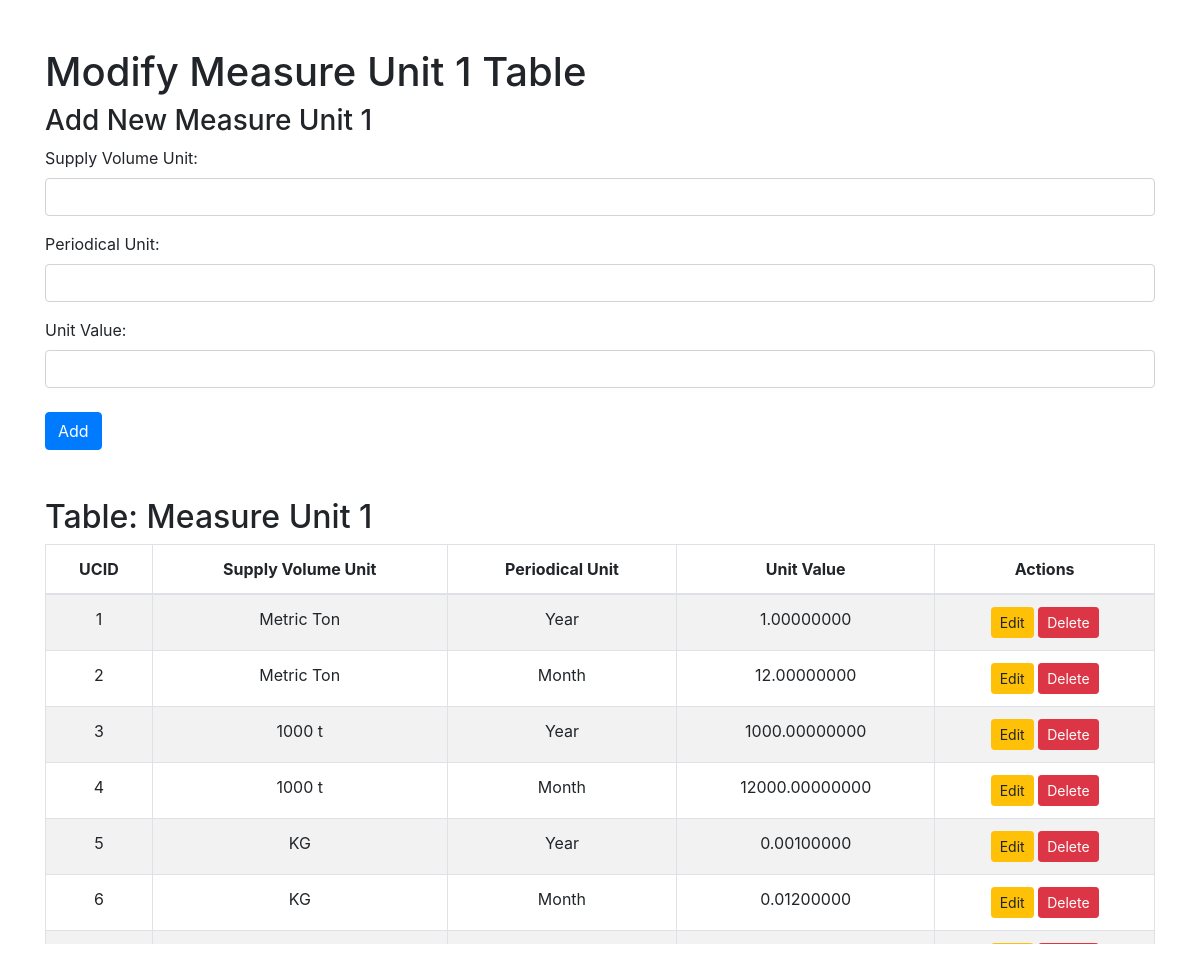
Page /input_tables/input_measure_unit1.php on the committed database.
### tables this page shows
CREATE TABLE `measureunit1` (
  `UCID` int(11) NOT NULL,
  `SupplyVolumeUnit` varchar(50) NOT NULL,
  `PeriodicalUnit` varchar(50) NOT NULL,
  `UnitValue` decimal(30,8) NOT NULL
);

### input_tables/input_measure_unit1.php (the view, shortened to what this page needs)
<?php
include('../db_connect.php');
?>
<!DOCTYPE html>
<html>
<head>
    <link href="https://cdnjs.cloudflare.com/ajax/libs/bootstrap/4.6.2/css/bootstrap.min.css" rel="stylesheet">
</head>
<body>
    <div class="container mt-5">
        <h1>Modify Measure Unit 1 Table</h1>
        <h3>Add New Measure Unit 1</h3>
        <form method="post" action="input_measure_unit1.php" class="mb-4">
            <div class="form-group">
                <label for="supplyVolumeUnit">Supply Volume Unit:</label>
                <input type="text" id="supplyVolumeUnit" name="supplyVolumeUnit" class="form-control" required>
            </div>
            <div class="form-group">
                <label for="periodicalUnit">Periodical Unit:</label>
                <input type="text" id="periodicalUnit" name="periodicalUnit" class="form-control" required>
            </div>
            <div class="form-group">
                <label for="unitValue">Unit Value:</label>
                <input type="number" step="0.00000001" id="unitValue" name="unitValue" class="form-control" required>
            </div>
            <button type="submit" class="btn btn-primary mt-2">Add</button>
        </form>
        <h2>Table: Measure Unit 1</h2>
        <div class="table-responsive">
            <table class="table table-bordered table-striped">
                <thead>
                    <tr>
                        <th>UCID</th>
                        <th>Supply Volume Unit</th>
                        <th>Periodical Unit</th>
                        <th>Unit Value</th>
                        <th>Actions</th>
                    </tr>
                </thead>
                <tbody>
                    <?php
                    $result = $conn->query("SELECT * FROM measureunit1 ORDER BY UCID");
                    while ($row = $result->fetch_assoc()) {
                        echo "<tr>";
                        echo "<td>" . htmlspecialchars($row['UCID']) . "</td>";
                        echo "<td>" . htmlspecialchars($row['SupplyVolumeUnit']) . "</td>";
                        echo "<td>" . htmlspecialchars($row['PeriodicalUnit']) . "</td>";
                        echo "<td>" . htmlspecialchars($row['UnitValue']) . "</td>";
                        echo "<td>";
                        echo "<a href='?action=edit&id=" . $row['UCID'] . "' class='btn btn-warning btn-sm'>Edit</a> ";
                        echo "<a href='?action=delete&id=" . $row['UCID'] . "' class='btn btn-danger btn-sm' onclick=\"return confirm('Are you sure you want to delete this record?');\">Delete</a>";
                        echo "</td>";
                        echo "</tr>";
                    }
                    ?>
                </tbody>
            </table>
        </div>
    </div>
</body>
</html>

### input_tables/input_measure_unit1.php (style rules this page uses)
table th, table td { text-align: center; vertical-align: middle; }
.table-responsive { max-height: 400px; overflow-y: auto; }
.table thead th { position: sticky; top: 0; background-color: #fff; z-index: 1; }

### rows in the picture
measureunit1: UCID "1", SupplyVolumeUnit "Metric Ton", PeriodicalUnit "Year", UnitValue "1.00000000"
measureunit1: UCID "2", SupplyVolumeUnit "Metric Ton", PeriodicalUnit "Month", UnitValue "12.00000000"
measureunit1: UCID "3", SupplyVolumeUnit "1000 t", PeriodicalUnit "Year", UnitValue "1000.00000000"
measureunit1: UCID "4", SupplyVolumeUnit "1000 t", PeriodicalUnit "Month", UnitValue "12000.00000000"
measureunit1: UCID "5", SupplyVolumeUnit "KG", PeriodicalUnit "Year", UnitValue "0.00100000"
measureunit1: UCID "6", SupplyVolumeUnit "KG", PeriodicalUnit "Month", UnitValue "0.01200000"
